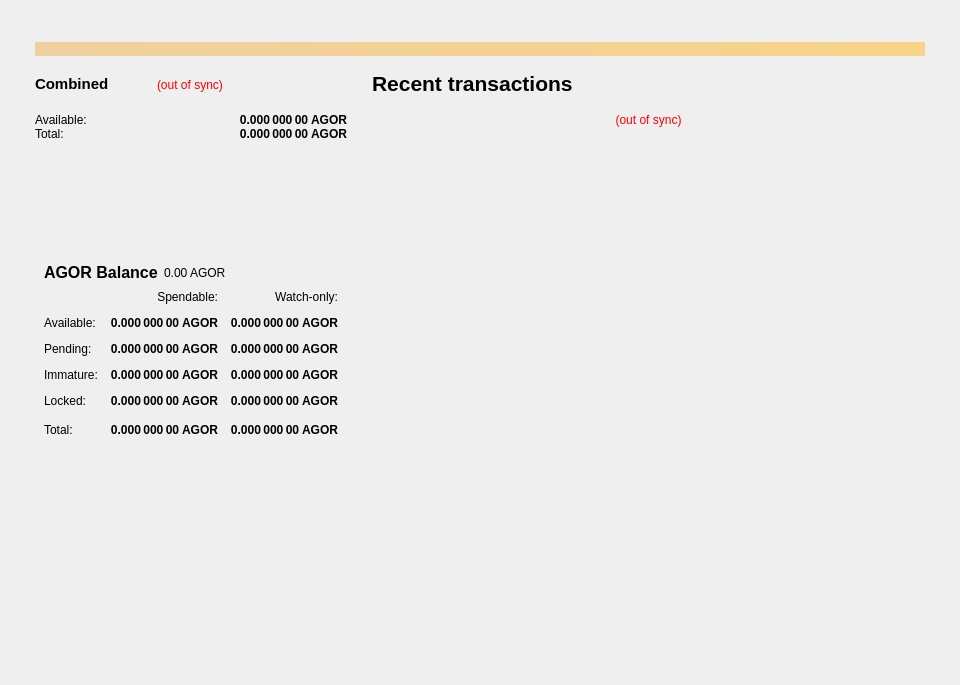
<?xml version="1.0" encoding="UTF-8"?>
<ui version="4.0">
 <class>OverviewPage</class>
 <widget class="QWidget" name="OverviewPage">
  <property name="geometry">
   <rect>
    <x>0</x>
    <y>0</y>
    <width>960</width>
    <height>685</height>
   </rect>
  </property>
  <property name="minimumSize">
   <size>
    <width>960</width>
    <height>0</height>
   </size>
  </property>
  <property name="windowTitle">
   <string>Form</string>
  </property>
  <layout class="QVBoxLayout" name="topLayout">
   <property name="spacing">
    <number>0</number>
   </property>
   <property name="leftMargin">
    <number>35</number>
   </property>
   <property name="topMargin">
    <number>42</number>
   </property>
   <property name="rightMargin">
    <number>35</number>
   </property>
   <property name="bottomMargin">
    <number>42</number>
   </property>
   <item>
    <widget class="QLabel" name="labelAlerts">
     <property name="visible">
      <bool>false</bool>
     </property>
     <property name="styleSheet">
      <string notr="true">background-color: qlineargradient(x1: 0, y1: 0, x2: 1, y2: 0, stop:0 #F0D0A0, stop:1 #F8D488); color:#000000;</string>
     </property>
     <property name="wordWrap">
      <bool>true</bool>
     </property>
     <property name="margin">
      <number>3</number>
     </property>
    </widget>
   </item>
   <item>
    <layout class="QHBoxLayout" name="horizontalLayout" stretch="1,5">
     <property name="spacing">
      <number>25</number>
     </property>
     <property name="leftMargin">
      <number>0</number>
     </property>
     <property name="topMargin">
      <number>0</number>
     </property>
     <property name="rightMargin">
      <number>0</number>
     </property>
     <property name="bottomMargin">
      <number>0</number>
     </property>
     <item>
      <layout class="QVBoxLayout" name="verticalLayout_2" stretch="1,0,0">
       <property name="spacing">
        <number>30</number>
       </property>
       <item>
        <widget class="QFrame" name="frame_CombinedBalances">
         <property name="maximumSize">
          <size>
           <width>365</width>
           <height>16777215</height>
          </size>
         </property>
         <property name="frameShape">
          <enum>QFrame::NoFrame</enum>
         </property>
         <property name="frameShadow">
          <enum>QFrame::Plain</enum>
         </property>
         <property name="lineWidth">
          <number>0</number>
         </property>
         <layout class="QVBoxLayout" name="verticalLayout_51">
          <property name="spacing">
           <number>0</number>
          </property>
          <property name="leftMargin">
           <number>0</number>
          </property>
          <property name="topMargin">
           <number>0</number>
          </property>
          <property name="rightMargin">
           <number>0</number>
          </property>
          <property name="bottomMargin">
           <number>0</number>
          </property>
          <item>
           <layout class="QGridLayout" name="gridLayout_3" rowstretch="0,0,0,0">
            <property name="spacing">
             <number>0</number>
            </property>
            <item row="1" column="1">
             <widget class="QLabel" name="labelWalletStatus">
              <property name="font">
               <font>
                <family>Ubuntu</family>
               </font>
              </property>
              <property name="cursor">
               <cursorShape>WhatsThisCursor</cursorShape>
              </property>
              <property name="toolTip">
               <string>The displayed information may be out of date. Your wallet automatically synchronizes with the AGORA network after a connection is established, but this process has not completed yet.</string>
              </property>
              <property name="styleSheet">
               <string notr="true">QLabel { color: red; }</string>
              </property>
              <property name="text">
               <string notr="true">(out of sync)</string>
              </property>
              <property name="alignment">
               <set>Qt::AlignLeading|Qt::AlignLeft|Qt::AlignVCenter</set>
              </property>
             </widget>
            </item>
            <item row="1" column="0">
             <layout class="QVBoxLayout" name="verticalLayout_5">
              <property name="spacing">
               <number>0</number>
              </property>
              <property name="sizeConstraint">
               <enum>QLayout::SetNoConstraint</enum>
              </property>
              <item>
               <widget class="QLabel" name="label_5z">
                <property name="enabled">
                 <bool>true</bool>
                </property>
                <property name="minimumSize">
                 <size>
                  <width>122</width>
                  <height>55</height>
                 </size>
                </property>
                <property name="font">
                 <font>
                  <family>Ubuntu</family>
                  <pointsize>11</pointsize>
                  <weight>75</weight>
                  <bold>true</bold>
                 </font>
                </property>
                <property name="toolTip">
                 <string>Combined Balance (including unconfirmed and immature coins)</string>
                </property>
                <property name="lineWidth">
                 <number>0</number>
                </property>
                <property name="text">
                 <string>Combined</string>
                </property>
                <property name="indent">
                 <number>0</number>
                </property>
               </widget>
              </item>
              <item>
               <widget class="QLabel" name="lineBalances">
                <property name="minimumSize">
                 <size>
                  <width>27</width>
                  <height>2</height>
                 </size>
                </property>
                <property name="maximumSize">
                 <size>
                  <width>27</width>
                  <height>2</height>
                 </size>
                </property>
                <property name="font">
                 <font>
                  <pointsize>1</pointsize>
                 </font>
                </property>
                <property name="text">
                 <string/>
                </property>
               </widget>
              </item>
             </layout>
            </item>
            <item row="2" column="1">
             <widget class="QLabel" name="labelBalancez">
              <property name="font">
               <font>
                <family>Ubuntu</family>
                <weight>75</weight>
                <bold>true</bold>
               </font>
              </property>
              <property name="cursor">
               <cursorShape>IBeamCursor</cursorShape>
              </property>
              <property name="toolTip">
               <string>Your current spendable balance</string>
              </property>
              <property name="layoutDirection">
               <enum>Qt::RightToLeft</enum>
              </property>
              <property name="lineWidth">
               <number>0</number>
              </property>
              <property name="text">
               <string notr="true">0.000 000 00 AGOR</string>
              </property>
              <property name="alignment">
               <set>Qt::AlignRight|Qt::AlignTrailing|Qt::AlignVCenter</set>
              </property>
              <property name="textInteractionFlags">
               <set>Qt::LinksAccessibleByMouse|Qt::TextSelectableByKeyboard|Qt::TextSelectableByMouse</set>
              </property>
             </widget>
            </item>
            <item row="3" column="1">
             <widget class="QLabel" name="labelTotalz">
              <property name="font">
               <font>
                <family>Ubuntu</family>
                <weight>75</weight>
                <bold>true</bold>
               </font>
              </property>
              <property name="cursor">
               <cursorShape>IBeamCursor</cursorShape>
              </property>
              <property name="toolTip">
               <string>Total Balance, including all unavailable coins.</string>
              </property>
              <property name="text">
               <string notr="true">0.000 000 00 AGOR</string>
              </property>
              <property name="alignment">
               <set>Qt::AlignRight|Qt::AlignTrailing|Qt::AlignVCenter</set>
              </property>
              <property name="textInteractionFlags">
               <set>Qt::LinksAccessibleByMouse|Qt::TextSelectableByKeyboard|Qt::TextSelectableByMouse</set>
              </property>
             </widget>
            </item>
            <item row="2" column="0">
             <widget class="QLabel" name="labelBalanceTextz">
              <property name="font">
               <font>
                <family>Ubuntu</family>
               </font>
              </property>
              <property name="text">
               <string>Available:</string>
              </property>
             </widget>
            </item>
            <item row="3" column="0">
             <widget class="QLabel" name="labelTotalTextz">
              <property name="font">
               <font>
                <family>Ubuntu</family>
               </font>
              </property>
              <property name="text">
               <string>Total:</string>
              </property>
             </widget>
            </item>
           </layout>
          </item>
          <item>
           <spacer name="verticalSpacer_6">
            <property name="orientation">
             <enum>Qt::Vertical</enum>
            </property>
            <property name="sizeHint" stdset="0">
             <size>
              <width>20</width>
              <height>40</height>
             </size>
            </property>
           </spacer>
          </item>
         </layout>
        </widget>
       </item>
       <item>
        <widget class="QFrame" name="frame_Balances">
         <property name="minimumSize">
          <size>
           <width>0</width>
           <height>350</height>
          </size>
         </property>
         <property name="maximumSize">
          <size>
           <width>365</width>
           <height>16777215</height>
          </size>
         </property>
         <property name="layoutDirection">
          <enum>Qt::LeftToRight</enum>
         </property>
         <property name="frameShape">
          <enum>QFrame::NoFrame</enum>
         </property>
         <property name="frameShadow">
          <enum>QFrame::Plain</enum>
         </property>
         <property name="lineWidth">
          <number>0</number>
         </property>
         <layout class="QVBoxLayout" name="verticalLayout_4">
          <item>
           <layout class="QHBoxLayout" name="horizontalLayout_3">
            <item>
             <layout class="QVBoxLayout" name="verticalLayout_5">
              <property name="spacing">
               <number>0</number>
              </property>
              <property name="sizeConstraint">
               <enum>QLayout::SetNoConstraint</enum>
              </property>
              <item>
               <widget class="QLabel" name="label_5">
                <property name="minimumSize">
                 <size>
                  <width>0</width>
                  <height>20</height>
                 </size>
                </property>
                <property name="font">
                 <font>
                  <family>Ubuntu</family>
                  <pointsize>12</pointsize>
                  <weight>75</weight>
                  <bold>true</bold>
                 </font>
                </property>
                <property name="text">
                 <string>AGOR Balance</string>
                </property>
               </widget>
              </item>
              <item>
               <widget class="QLabel" name="lineBalances_2">
                <property name="minimumSize">
                 <size>
                  <width>27</width>
                  <height>2</height>
                 </size>
                </property>
                <property name="maximumSize">
                 <size>
                  <width>27</width>
                  <height>2</height>
                 </size>
                </property>
                <property name="font">
                 <font>
                  <pointsize>1</pointsize>
                 </font>
                </property>
                <property name="text">
                 <string/>
                </property>
               </widget>
              </item>
             </layout>
            </item>
            <item>
             <widget class="QLabel" name="labelBalance_2">
              <property name="font">
               <font>
                <family>Ubuntu</family>
                <weight>50</weight>
                <bold>false</bold>
               </font>
              </property>
              <property name="cursor">
               <cursorShape>IBeamCursor</cursorShape>
              </property>
              <property name="toolTip">
               <string>Your current spendable balance</string>
              </property>
              <property name="text">
               <string notr="true">0.00 AGOR</string>
              </property>
              <property name="alignment">
               <set>Qt::AlignLeading|Qt::AlignLeft|Qt::AlignVCenter</set>
              </property>
              <property name="textInteractionFlags">
               <set>Qt::LinksAccessibleByMouse|Qt::TextSelectableByKeyboard|Qt::TextSelectableByMouse</set>
              </property>
             </widget>
            </item>
           </layout>
          </item>
          <item>
           <layout class="QGridLayout" name="gridLayout">
            <property name="spacing">
             <number>12</number>
            </property>
            <item row="0" column="1">
             <widget class="QLabel" name="labelSpendable">
              <property name="text">
               <string>Spendable:</string>
              </property>
              <property name="alignment">
               <set>Qt::AlignRight|Qt::AlignTrailing|Qt::AlignVCenter</set>
              </property>
             </widget>
            </item>
            <item row="0" column="2">
             <widget class="QLabel" name="labelWatchonly">
              <property name="text">
               <string>Watch-only:</string>
              </property>
              <property name="alignment">
               <set>Qt::AlignRight|Qt::AlignTrailing|Qt::AlignVCenter</set>
              </property>
             </widget>
            </item>
            <item row="1" column="0">
             <widget class="QLabel" name="labelBalanceText">
              <property name="text">
               <string>Available:</string>
              </property>
             </widget>
            </item>
            <item row="1" column="1">
             <widget class="QLabel" name="labelBalance">
              <property name="font">
               <font>
                <weight>75</weight>
                <bold>true</bold>
               </font>
              </property>
              <property name="cursor">
               <cursorShape>IBeamCursor</cursorShape>
              </property>
              <property name="toolTip">
               <string>Your current spendable balance</string>
              </property>
              <property name="text">
               <string notr="true">0.000 000 00 AGOR</string>
              </property>
              <property name="alignment">
               <set>Qt::AlignRight|Qt::AlignTrailing|Qt::AlignVCenter</set>
              </property>
              <property name="textInteractionFlags">
               <set>Qt::LinksAccessibleByMouse|Qt::TextSelectableByKeyboard|Qt::TextSelectableByMouse</set>
              </property>
             </widget>
            </item>
            <item row="1" column="2">
             <widget class="QLabel" name="labelWatchAvailable">
              <property name="font">
               <font>
                <weight>75</weight>
                <bold>true</bold>
               </font>
              </property>
              <property name="cursor">
               <cursorShape>IBeamCursor</cursorShape>
              </property>
              <property name="toolTip">
               <string>Your current balance in watch-only addresses</string>
              </property>
              <property name="text">
               <string notr="true">0.000 000 00 AGOR</string>
              </property>
              <property name="alignment">
               <set>Qt::AlignRight|Qt::AlignTrailing|Qt::AlignVCenter</set>
              </property>
              <property name="textInteractionFlags">
               <set>Qt::LinksAccessibleByMouse|Qt::TextSelectableByKeyboard|Qt::TextSelectableByMouse</set>
              </property>
             </widget>
            </item>
            <item row="2" column="0">
             <widget class="QLabel" name="labelPendingText">
              <property name="text">
               <string>Pending:</string>
              </property>
             </widget>
            </item>
            <item row="2" column="1">
             <widget class="QLabel" name="labelUnconfirmed">
              <property name="font">
               <font>
                <weight>75</weight>
                <bold>true</bold>
               </font>
              </property>
              <property name="cursor">
               <cursorShape>IBeamCursor</cursorShape>
              </property>
              <property name="toolTip">
               <string>Total of transactions that have yet to be confirmed, and do not yet count toward the spendable balance</string>
              </property>
              <property name="text">
               <string notr="true">0.000 000 00 AGOR</string>
              </property>
              <property name="alignment">
               <set>Qt::AlignRight|Qt::AlignTrailing|Qt::AlignVCenter</set>
              </property>
              <property name="textInteractionFlags">
               <set>Qt::LinksAccessibleByMouse|Qt::TextSelectableByKeyboard|Qt::TextSelectableByMouse</set>
              </property>
             </widget>
            </item>
            <item row="2" column="2">
             <widget class="QLabel" name="labelWatchPending">
              <property name="font">
               <font>
                <weight>75</weight>
                <bold>true</bold>
               </font>
              </property>
              <property name="cursor">
               <cursorShape>IBeamCursor</cursorShape>
              </property>
              <property name="toolTip">
               <string>Unconfirmed transactions to watch-only addresses</string>
              </property>
              <property name="text">
               <string notr="true">0.000 000 00 AGOR</string>
              </property>
              <property name="alignment">
               <set>Qt::AlignRight|Qt::AlignTrailing|Qt::AlignVCenter</set>
              </property>
              <property name="textInteractionFlags">
               <set>Qt::LinksAccessibleByMouse|Qt::TextSelectableByKeyboard|Qt::TextSelectableByMouse</set>
              </property>
             </widget>
            </item>
            <item row="3" column="0">
             <widget class="QLabel" name="labelImmatureText">
              <property name="text">
               <string>Immature:</string>
              </property>
             </widget>
            </item>
            <item row="3" column="1">
             <widget class="QLabel" name="labelImmature">
              <property name="font">
               <font>
                <weight>75</weight>
                <bold>true</bold>
               </font>
              </property>
              <property name="cursor">
               <cursorShape>IBeamCursor</cursorShape>
              </property>
              <property name="toolTip">
               <string>Staked or masternode rewards that has not yet matured</string>
              </property>
              <property name="text">
               <string notr="true">0.000 000 00 AGOR</string>
              </property>
              <property name="alignment">
               <set>Qt::AlignRight|Qt::AlignTrailing|Qt::AlignVCenter</set>
              </property>
              <property name="textInteractionFlags">
               <set>Qt::LinksAccessibleByMouse|Qt::TextSelectableByKeyboard|Qt::TextSelectableByMouse</set>
              </property>
             </widget>
            </item>
            <item row="3" column="2">
             <widget class="QLabel" name="labelWatchImmature">
              <property name="font">
               <font>
                <weight>75</weight>
                <bold>true</bold>
               </font>
              </property>
              <property name="cursor">
               <cursorShape>IBeamCursor</cursorShape>
              </property>
              <property name="toolTip">
               <string>Staked or masternode rewards in watch-only addresses that has not yet matured</string>
              </property>
              <property name="text">
               <string notr="true">0.000 000 00 AGOR</string>
              </property>
              <property name="alignment">
               <set>Qt::AlignRight|Qt::AlignTrailing|Qt::AlignVCenter</set>
              </property>
              <property name="textInteractionFlags">
               <set>Qt::LinksAccessibleByMouse|Qt::TextSelectableByKeyboard|Qt::TextSelectableByMouse</set>
              </property>
             </widget>
            </item>
            <item row="4" column="0">
             <widget class="QLabel" name="labelLockedBalanceText">
              <property name="toolTip">
               <string>Locked AGOR or Masternode collaterals. These are excluded from zAGOR minting.</string>
              </property>
              <property name="text">
               <string>Locked:</string>
              </property>
             </widget>
            </item>
            <item row="4" column="1">
             <widget class="QLabel" name="labelLockedBalance">
              <property name="font">
               <font>
                <weight>75</weight>
                <bold>true</bold>
               </font>
              </property>
              <property name="cursor">
               <cursorShape>IBeamCursor</cursorShape>
              </property>
              <property name="toolTip">
               <string>Locked AGOR or Masternode collaterals. These are excluded from zAGOR minting.</string>
              </property>
              <property name="text">
               <string notr="true">0.000 000 00 AGOR</string>
              </property>
              <property name="alignment">
               <set>Qt::AlignRight|Qt::AlignTrailing|Qt::AlignVCenter</set>
              </property>
              <property name="textInteractionFlags">
               <set>Qt::LinksAccessibleByMouse|Qt::TextSelectableByKeyboard|Qt::TextSelectableByMouse</set>
              </property>
             </widget>
            </item>
            <item row="4" column="2">
             <widget class="QLabel" name="labelWatchLocked">
              <property name="font">
               <font>
                <weight>75</weight>
                <bold>true</bold>
               </font>
              </property>
              <property name="cursor">
               <cursorShape>IBeamCursor</cursorShape>
              </property>
              <property name="toolTip">
               <string>Current locked balance in watch-only addresses</string>
              </property>
              <property name="text">
               <string notr="true">0.000 000 00 AGOR</string>
              </property>
              <property name="alignment">
               <set>Qt::AlignRight|Qt::AlignTrailing|Qt::AlignVCenter</set>
              </property>
              <property name="textInteractionFlags">
               <set>Qt::LinksAccessibleByMouse|Qt::TextSelectableByKeyboard|Qt::TextSelectableByMouse</set>
              </property>
             </widget>
            </item>
            <item row="5" column="0">
             <widget class="QLabel" name="labelTotalText">
              <property name="toolTip">
               <string>Your current AGORA balance, unconfirmed and immature transactions included</string>
              </property>
              <property name="text">
               <string>Total:</string>
              </property>
             </widget>
            </item>
            <item row="5" column="1">
             <widget class="QLabel" name="labelTotal">
              <property name="font">
               <font>
                <weight>75</weight>
                <bold>true</bold>
               </font>
              </property>
              <property name="cursor">
               <cursorShape>IBeamCursor</cursorShape>
              </property>
              <property name="toolTip">
               <string>Your current AGORA balance, unconfirmed and immature transactions included</string>
              </property>
              <property name="text">
               <string notr="true">0.000 000 00 AGOR</string>
              </property>
              <property name="alignment">
               <set>Qt::AlignRight|Qt::AlignTrailing|Qt::AlignVCenter</set>
              </property>
              <property name="textInteractionFlags">
               <set>Qt::LinksAccessibleByMouse|Qt::TextSelectableByKeyboard|Qt::TextSelectableByMouse</set>
              </property>
             </widget>
            </item>
            <item row="5" column="2">
             <widget class="QLabel" name="labelWatchTotal">
              <property name="font">
               <font>
                <weight>75</weight>
                <bold>true</bold>
               </font>
              </property>
              <property name="cursor">
               <cursorShape>IBeamCursor</cursorShape>
              </property>
              <property name="toolTip">
               <string>Current total balance in watch-only addresses</string>
              </property>
              <property name="text">
               <string notr="true">0.000 000 00 AGOR</string>
              </property>
              <property name="alignment">
               <set>Qt::AlignRight|Qt::AlignTrailing|Qt::AlignVCenter</set>
              </property>
              <property name="textInteractionFlags">
               <set>Qt::LinksAccessibleByMouse|Qt::TextSelectableByKeyboard|Qt::TextSelectableByMouse</set>
              </property>
             </widget>
            </item>
            <item row="5" column="3">
             <spacer name="horizontalSpacer_9">
              <property name="orientation">
               <enum>Qt::Horizontal</enum>
              </property>
              <property name="sizeHint" stdset="0">
               <size>
                <width>40</width>
                <height>20</height>
               </size>
              </property>
             </spacer>
            </item>
           </layout>
          </item>
          <item>
           <spacer name="verticalSpacer_3">
            <property name="orientation">
             <enum>Qt::Vertical</enum>
            </property>
            <property name="sizeHint" stdset="0">
             <size>
              <width>20</width>
              <height>40</height>
             </size>
            </property>
           </spacer>
          </item>
         </layout>
        </widget>
       </item>
       <item>
        <spacer name="verticalSpacer_0">
         <property name="orientation">
          <enum>Qt::Vertical</enum>
         </property>
         <property name="sizeHint" stdset="0">
          <size>
           <width>20</width>
           <height>40</height>
          </size>
         </property>
        </spacer>
       </item>
      </layout>
     </item>
     <item>
      <layout class="QVBoxLayout" name="verticalLayout_3" stretch="1,0">
       <item>
        <widget class="QFrame" name="frame_RecentTransactions">
         <property name="frameShape">
          <enum>QFrame::NoFrame</enum>
         </property>
         <property name="frameShadow">
          <enum>QFrame::Plain</enum>
         </property>
         <layout class="QVBoxLayout" name="verticalLayout_1">
          <property name="spacing">
           <number>0</number>
          </property>
          <property name="leftMargin">
           <number>0</number>
          </property>
          <property name="topMargin">
           <number>0</number>
          </property>
          <property name="rightMargin">
           <number>0</number>
          </property>
          <property name="bottomMargin">
           <number>0</number>
          </property>
          <item>
           <layout class="QVBoxLayout" name="verticalLayout_9">
            <property name="spacing">
             <number>0</number>
            </property>
            <item>
             <layout class="QVBoxLayout" name="verticalLayout_8">
              <item>
               <widget class="QLabel" name="label_4">
                <property name="minimumSize">
                 <size>
                  <width>0</width>
                  <height>55</height>
                 </size>
                </property>
                <property name="font">
                 <font>
                  <family>Ubuntu</family>
                  <pointsize>16</pointsize>
                  <weight>75</weight>
                  <bold>true</bold>
                 </font>
                </property>
                <property name="lineWidth">
                 <number>0</number>
                </property>
                <property name="text">
                 <string>Recent transactions</string>
                </property>
               </widget>
              </item>
              <item>
               <widget class="QLabel" name="lineTransactions">
                <property name="minimumSize">
                 <size>
                  <width>27</width>
                  <height>2</height>
                 </size>
                </property>
                <property name="maximumSize">
                 <size>
                  <width>27</width>
                  <height>2</height>
                 </size>
                </property>
                <property name="font">
                 <font>
                  <pointsize>1</pointsize>
                 </font>
                </property>
                <property name="text">
                 <string/>
                </property>
               </widget>
              </item>
             </layout>
            </item>
            <item>
             <widget class="QLabel" name="labelTransactionsStatus">
              <property name="cursor">
               <cursorShape>WhatsThisCursor</cursorShape>
              </property>
              <property name="toolTip">
               <string>The displayed information may be out of date. Your wallet automatically synchronizes with the AGORA network after a connection is established, but this process has not completed yet.</string>
              </property>
              <property name="styleSheet">
               <string notr="true">QLabel { color: red; }</string>
              </property>
              <property name="lineWidth">
               <number>0</number>
              </property>
              <property name="text">
               <string notr="true">(out of sync)</string>
              </property>
              <property name="alignment">
               <set>Qt::AlignCenter</set>
              </property>
             </widget>
            </item>
           </layout>
          </item>
          <item>
           <widget class="QListView" name="listTransactions">
            <property name="sizePolicy">
             <sizepolicy hsizetype="Expanding" vsizetype="MinimumExpanding">
              <horstretch>0</horstretch>
              <verstretch>0</verstretch>
             </sizepolicy>
            </property>
            <property name="maximumSize">
             <size>
              <width>16777215</width>
              <height>16777215</height>
             </size>
            </property>
            <property name="styleSheet">
             <string notr="true">QListView { background: transparent; }</string>
            </property>
            <property name="frameShape">
             <enum>QFrame::NoFrame</enum>
            </property>
            <property name="frameShadow">
             <enum>QFrame::Plain</enum>
            </property>
            <property name="lineWidth">
             <number>0</number>
            </property>
            <property name="verticalScrollBarPolicy">
             <enum>Qt::ScrollBarAlwaysOff</enum>
            </property>
            <property name="horizontalScrollBarPolicy">
             <enum>Qt::ScrollBarAlwaysOff</enum>
            </property>
            <property name="selectionMode">
             <enum>QAbstractItemView::NoSelection</enum>
            </property>
           </widget>
          </item>
         </layout>
        </widget>
       </item>
       <item>
        <spacer name="verticalSpacer_2">
         <property name="orientation">
          <enum>Qt::Vertical</enum>
         </property>
         <property name="sizeType">
          <enum>QSizePolicy::Expanding</enum>
         </property>
         <property name="sizeHint" stdset="0">
          <size>
           <width>20</width>
           <height>200</height>
          </size>
         </property>
        </spacer>
       </item>
      </layout>
     </item>
    </layout>
   </item>
  </layout>
 </widget>
 <resources/>
 <connections/>
</ui>
